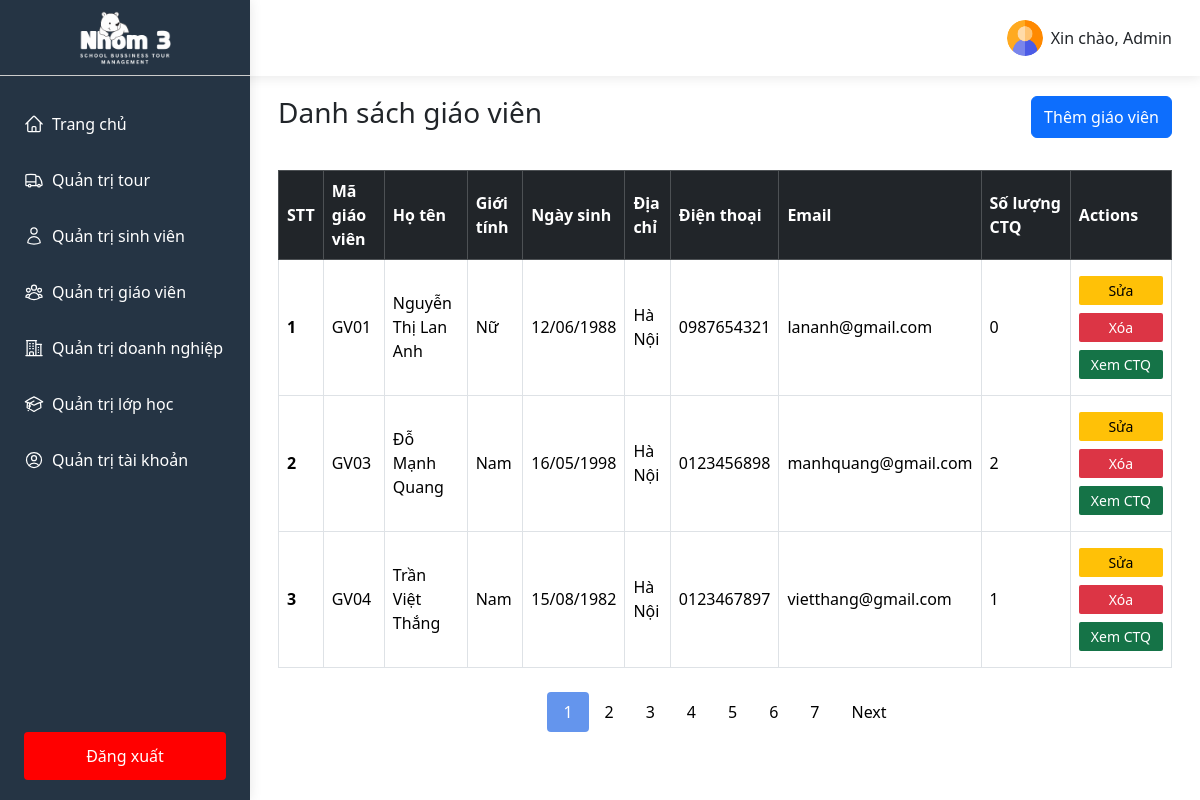
The app's page /index.php?controller=TeacherController (signed in) with its own data.
### tables this page shows
CREATE TABLE `teacher` (
  `teacherID` int(11) NOT NULL,
  `code` varchar(100) NOT NULL,
  `fullName` varchar(100) NOT NULL,
  `gender` varchar(100) NOT NULL,
  `birthDate` varchar(100) NOT NULL,
  `address` varchar(100) NOT NULL,
  `phoneNumber` varchar(100) NOT NULL,
  `email` varchar(100) NOT NULL,
  `accountID` int(11) DEFAULT NULL
);

### controllers/TeacherController.php (called while the page is built, shortened)
<?php
$pagination = mysqli_query($conn, "SELECT COUNT(teacherID) AS total FROM teacher");
$row = mysqli_fetch_assoc($pagination);
$total_records = $row['total'];
$current_page = isset($_GET['page']) ? $_GET['page'] : 1;
$limit = 3;
$total_page = ceil($total_records / $limit);
$start = ($current_page - 1) * $limit >= 0 ? ($current_page - 1) * $limit : 0;
$dataTeachersSql = "SELECT teacher.teacherID, teacher.code, fullName, gender, birthDate, address, phoneNumber, email, COUNT(tourID) AS totalTourTeacher FROM teacher
                    LEFT JOIN tour on tour.teacherID = teacher.teacherID
                    GROUP BY tour.teacherID
                        LIMIT $start, $limit";
$dataTeachers = mysqli_query($conn, $dataTeachersSql);
require_once __DIR__ . '/../views/pages/teacher.php';

### views/pages/teacher.php (the view, shortened to what this page needs)
<!DOCTYPE html>
<html lang="en">
<head>
</head>
<body>
    <?php
    include_once __DIR__ . '/../../controllers/TeacherController.php';
    ?>
    <div class='flex-sb teacher'>
        <div class="teacher-left">
            <?php
            include __DIR__ . '/../components/sidebarAdmin.php';
            ?>
        </div>
        <div class="teacher-right flex-grow-1">
            <?php
            include __DIR__ . '/../components/header.php';
            ?>
            <div class="container pad-0-28" id="listTeachers">
                <div class="flex-sb-center pad-20-0">
                    <h1 class="h1-title">Danh sách giáo viên</h1>
                    <button type="button" class="btn btn-primary" data-bs-toggle="modal" data-bs-target="#createTeacher">Thêm giáo viên</button>
                </div>
                <div class="container-body pad-12-0">
                    <div class="container-table">
                        <table class="table table-borderless table-hover table-bordered">
                            <thead class="table-dark">
                                <tr>
                                    <th scope="col">STT</th>
                                    <th scope="col">Mã giáo viên</th>
                                    <th scope="col">Họ tên</th>
                                    <th scope="col">Giới tính</th>
                                    <th scope="col">Ngày sinh</th>
                                    <th scope="col">Địa chỉ</th>
                                    <th scope="col">Điện thoại</th>
                                    <th scope="col">Email</th>
                                    <th scope="col" class="w-10">Số lượng CTQ</th>
                                    <th scope="col">Actions</th>
                                </tr>
                            </thead>
                            <tbody>
                                <?php
                                if (mysqli_num_rows($dataTeachers) > 0) {
                                    $i = 0;
                                    while ($row = mysqli_fetch_assoc($dataTeachers)) {
                                        $i += 1;
                                        echo "<tr>";
                                        echo "<th scope='row'>" . $i . "</th>";
                                        echo "<td>" . $row['code'] . "</td>";
                                        echo "<td>" . $row['fullName'] . "</td>";
                                        echo "<td>" . $row['gender'] . "</td>";
                                        echo "<td>" . $row['birthDate'] . "</td>";
                                        echo "<td>" . $row['address'] . "</td>";
                                        echo "<td>" . $row['phoneNumber'] . "</td>";
                                        echo "<td>" . $row['email'] . "</td>";
                                        echo "<td>" . $row['totalTourTeacher'] . "</td>";
                                        echo "<td><button class='update updateTeacher dp-block'>Sửa</button>
                                                <button class='delete deleteTeacher dp-block'>Xóa</button>
                                                <form method='POST'>
                                                    <input type='hidden' name='teacherID' value='" . $row['teacherID'] . "'>
                                                    <button type='submit' class='showData dp-block' name='showData'>Xem CTQ</button>
                                                </form>
                                                </td>";
                                        echo "</tr>";
                                    }
                                } else {
                                    echo "<tr>";
                                    echo "<td colspan='10'>Không có giáo viên nào</td>";
                                    echo "</tr>";
                                }
                                ?>
                            </tbody>
                        </table>
                        <div class="pagination">
                            <?php
                            for ($i = 1; $i <= $total_page; $i++) {
                                if ($i == $current_page) {
                                    echo '<span class="page-item page-active">' . $i . '</span>';
                                } else {
                                    echo '<a class="page-item" href="index.php?controller=TeacherController&page=' . $i . '">' . $i . '</a>';
                                }
                            }
                            if ($current_page < $total_page && $total_page > 1) {
                                echo '<a class="page-item" href="index.php?controller=TeacherController&page=' . ($current_page + 1) . '">Next</a>';
                            }
                            ?>
                        </div>
                    </div>
                </div>
            </div>
        </div>
    </div>
</body>
</html>

### public/css/base.css (style rules this page uses)
* { margin: 0; padding: 0; box-sizing: border-box; }
body { overflow-x: hidden; scroll-behavior: smooth; font-family: system-ui, -apple-system, BlinkMacSystemFont, 'Segoe UI', Roboto, Oxygen, Ubuntu, Cantarell, 'Open Sans', 'Helvetica Neue', sans-serif; }
.pad-0-28 { padding: 0 28px !important; }
.flex-sb { display: flex; justify-content: space-between; }
.flex-sb-center { display: flex; justify-content: space-between; }
.table { width: 100% !important; }
.container { width: 100% !important; }
.flex-grow-1 { flex-grow: 1 !important; }
.pad-20-0 { padding: 20px 0 !important; }
.h1-title { font-size: 28px !important; }
.pad-12-0 { padding: 12px 0; }
.update, .delete, .showData { padding: 4px 12px; background-color: #ffc107; border-radius: 2px; border: none; font-size: 14px; }
th, td { vertical-align: middle !important; }
.delete { color: #fff; background-color: #dc3545; margin-left: 8px; margin-right: 8px; }
.showData { background-color: #157347; color: #fff; margin: 8px 0; white-space: nowrap; }
.dp-block { display: block; margin: 8px 0; width: 100%; white-space: nowrap; }
.w-10 { width: 10%; }
.pagination { display: flex !important; justify-content: center !important; align-items: center !important; margin-top: 24px !important; }
.page-item { display: inline-block !important; padding: 8px 16px !important; font-weight: 500 !important; text-decoration: none !important; color: #000 !important; }
.page-active { background-color: cornflowerblue !important; color: #fff !important; border-radius: 4px !important; }

### records on screen
teacher: code "GV01", fullName "Nguyễn Thị Lan Anh", gender "Nữ", birthDate "12/06/1988", address "Hà Nội", phoneNumber "0987654321", email "lananh@gmail.com", totalTourTeacher "0"
teacher: code "GV03", fullName "Đỗ Mạnh Quang", gender "Nam", birthDate "16/05/1998", address "Hà Nội", phoneNumber "0123456898", email "manhquang@gmail.com", totalTourTeacher "2"
teacher: code "GV04", fullName "Trần Việt Thắng", gender "Nam", birthDate "15/08/1982", address "Hà Nội", phoneNumber "0123467897", email "vietthang@gmail.com", totalTourTeacher "1"

### other values on screen
$username "Admin"
